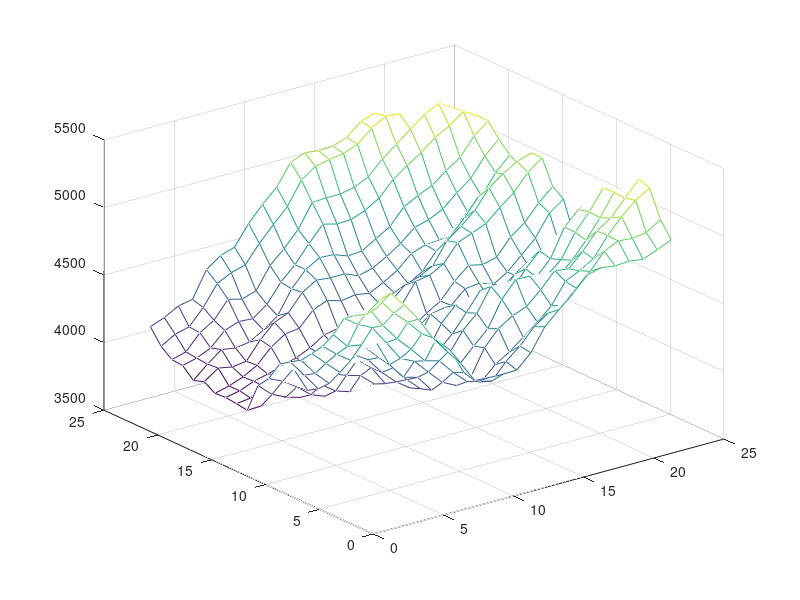

This chart was generated by the following MATLAB code:
clc;clear all
ditubZ=[5104.3286 29.5 91.1
5023.225 29.502 91.1
4979.288 29.505 91.1
4920.45 29.507 91.1
4764.1606 29.51 91.1
4641.651 29.512 91.1
4551.1113 29.514 91.1
4464.7397 29.517 91.1
4416.5186 29.519 91.1
4362.827 29.521 91.1
4219.3853 29.524 91.1
4130.7207 29.526 91.1
3911.2043 29.529 91.1
3923.4878 29.531 91.1
3932.561 29.533 91.1
3926.8555 29.536 91.1
3976.0452 29.538 91.1
3948.7566 29.54 91.1
4022.66 29.543 91.1
4029.158 29.545 91.1
4091.568 29.548 91.1
4200.51 29.55 91.1
5188.892 29.5 91.102
5099.9814 29.502 91.102
5001.8257 29.505 91.102
4848.343 29.507 91.102
4649.3086 29.51 91.102
4554.9243 29.512 91.102
4450.493 29.514 91.102
4338.8403 29.517 91.102
4289.7427 29.519 91.102
4301.2456 29.521 91.102
4171.9673 29.524 91.102
4037.2236 29.526 91.102
3915.684 29.529 91.102
3936.6765 29.531 91.102
3953.6619 29.533 91.102
3953.2207 29.536 91.102
4048.7588 29.538 91.102
4041.372 29.54 91.102
4049.6064 29.543 91.102
4058.8862 29.545 91.102
4152.7373 29.548 91.102
4238.9155 29.55 91.102
5073.4976 29.5 91.105
4977.8643 29.502 91.105
4849.643 29.505 91.105
4795.881 29.507 91.105
4632.5654 29.51 91.105
4480.295 29.512 91.105
4355.1167 29.514 91.105
4237.4053 29.517 91.105
4160.26 29.519 91.105
4112.0986 29.521 91.105
4101.822 29.524 91.105
3989.801 29.526 91.105
3941.4229 29.529 91.105
3995.3137 29.531 91.105
3996.2815 29.533 91.105
3992.0857 29.536 91.105
4029.0103 29.538 91.105
4121.0757 29.54 91.105
4096.4023 29.543 91.105
4172.6216 29.545 91.105
4179.2554 29.548 91.105
4297.5674 29.55 91.105
4941.017 29.5 91.107
4882.222 29.502 91.107
4722.466 29.505 91.107
4656.9956 29.507 91.107
4632.8687 29.51 91.107
4552.658 29.512 91.107
4457.64 29.514 91.107
4340.61 29.517 91.107
4243.4634 29.519 91.107
4125.4507 29.521 91.107
4015.7417 29.524 91.107
3958.8035 29.526 91.107
3969.0984 29.529 91.107
4064.054 29.531 91.107
4021.4836 29.533 91.107
4049.8704 29.536 91.107
4042.9111 29.538 91.107
4104.2515 29.54 91.107
4198.031 29.543 91.107
4236.843 29.545 91.107
4294.434 29.548 91.107
4317.628 29.55 91.107
4774.9673 29.5 91.11
4767.9053 29.502 91.11
4617.052 29.505 91.11
4513.0615 29.507 91.11
4428.422 29.51 91.11
4445.0825 29.512 91.11
4393.318 29.514 91.11
4355.716 29.517 91.11
4203.806 29.519 91.11
4051.7673 29.521 91.11
3975.7666 29.524 91.11
3988.52 29.526 91.11
4079.3723 29.529 91.11
4098.76 29.531 91.11
4055.2344 29.533 91.11
4156.1304 29.536 91.11
4173.938 29.538 91.11
4121.2495 29.54 91.11
4235.8643 29.543 91.11
4363.4146 29.545 91.11
4444.1055 29.548 91.11
4509.8086 29.55 91.11
4647.9507 29.5 91.112
4695.8857 29.502 91.112
4503.692 29.505 91.112
4462.899 29.507 91.112
4309.0786 29.51 91.112
4341.3022 29.512 91.112
4269.964 29.514 91.112
4269.699 29.517 91.112
4173.4746 29.519 91.112
4018.0637 29.521 91.112
4010.9983 29.524 91.112
4099.112 29.526 91.112
4147.4683 29.529 91.112
4090.8362 29.531 91.112
4083.789 29.533 91.112
4224.7686 29.536 91.112
4274.153 29.538 91.112
4181.142 29.54 91.112
4228.4653 29.543 91.112
4337.042 29.545 91.112
4495.8228 29.548 91.112
4585.5405 29.55 91.112
4530.7896 29.5 91.114
4592.934 29.502 91.114
4474.513 29.505 91.114
4355.2617 29.507 91.114
4279.1357 29.51 91.114
4225.0967 29.512 91.114
4172.5137 29.514 91.114
4123.298 29.517 91.114
4083.5215 29.519 91.114
4030.1973 29.521 91.114
4050.9126 29.524 91.114
4181.6606 29.526 91.114
4178.2725 29.529 91.114
4116.677 29.531 91.114
4130.844 29.533 91.114
4239.574 29.536 91.114
4317.296 29.538 91.114
4258.5957 29.54 91.114
4306.775 29.543 91.114
4370.635 29.545 91.114
4526.0024 29.548 91.114
4620.063 29.55 91.114
4373.8994 29.5 91.117
4397.507 29.502 91.117
4361.6206 29.505 91.117
4250.909 29.507 91.117
4156.4233 29.51 91.117
4129.5483 29.512 91.117
4099.8486 29.514 91.117
4097.622 29.517 91.117
4088.4502 29.519 91.117
4096.938 29.521 91.117
4051.1602 29.524 91.117
4100.3496 29.526 91.117
4215.623 29.529 91.117
4154.6714 29.531 91.117
4198.3384 29.533 91.117
4347.2437 29.536 91.117
4440.543 29.538 91.117
4429.38 29.54 91.117
4443.1733 29.543 91.117
4529.725 29.545 91.117
4656.486 29.548 91.117
4766.88 29.55 91.117
4367.4277 29.5 91.119
4302.3613 29.502 91.119
4264.838 29.505 91.119
4199.5586 29.507 91.119
4193.054 29.51 91.119
4190.736 29.512 91.119
4190.66 29.514 91.119
4174.175 29.517 91.119
4198.6006 29.519 91.119
4177.1357 29.521 91.119
4102.7056 29.524 91.119
4101.1157 29.526 91.119
4239.978 29.529 91.119
4192.8604 29.531 91.119
4218.548 29.533 91.119
4389.4395 29.536 91.119
4502.9214 29.538 91.119
4544.145 29.54 91.119
4543.1436 29.543 91.119
4625.584 29.545 91.119
4767.8135 29.548 91.119
4880.6455 29.55 91.119
4364.1055 29.5 91.121
4278.3345 29.502 91.121
4234.3667 29.505 91.121
4228.3057 29.507 91.121
4293.4023 29.51 91.121
4330.3853 29.512 91.121
4316.097 29.514 91.121
4278.0244 29.517 91.121
4322.371 29.519 91.121
4283.633 29.521 91.121
4148.3926 29.524 91.121
4120.359 29.526 91.121
4261.173 29.529 91.121
4233.587 29.531 91.121
4222.089 29.533 91.121
4358.416 29.536 91.121
4491.5024 29.538 91.121
4605.024 29.54 91.121
4672.187 29.543 91.121
4740.163 29.545 91.121
4872.595 29.548 91.121
4979.377 29.55 91.121
4367.5557 29.5 91.124
4394.494 29.502 91.124
4334.894 29.505 91.124
4422.0527 29.507 91.124
4398.6367 29.51 91.124
4478.414 29.512 91.124
4413.794 29.514 91.124
4456.752 29.517 91.124
4488.4683 29.519 91.124
4368.5 29.521 91.124
4168.955 29.524 91.124
4183.5493 29.526 91.124
4333.7056 29.529 91.124
4299.211 29.531 91.124
4269.1265 29.533 91.124
4375.141 29.536 91.124
4493.1978 29.538 91.124
4598.9326 29.54 91.124
4787.787 29.543 91.124
4911.628 29.545 91.124
5041.289 29.548 91.124
5135.0293 29.55 91.124
4466.9395 29.5 91.126
4480.0825 29.502 91.126
4398.982 29.505 91.126
4536.9404 29.507 91.126
4498.117 29.51 91.126
4577.179 29.512 91.126
4543.513 29.514 91.126
4563.349 29.517 91.126
4509.6646 29.519 91.126
4386.979 29.521 91.126
4178.1597 29.524 91.126
4251.931 29.526 91.126
4380.9756 29.529 91.126
4368.344 29.531 91.126
4312.468 29.533 91.126
4358.1353 29.536 91.126
4450.5977 29.538 91.126
4560.8315 29.54 91.126
4760.784 29.543 91.126
4917.7236 29.545 91.126
5113.8867 29.548 91.126
5178.523 29.55 91.126
4631.727 29.5 91.129
4595.213 29.502 91.129
4479.8745 29.505 91.129
4603.32 29.507 91.129
4687.007 29.51 91.129
4748.329 29.512 91.129
4679.159 29.514 91.129
4542.462 29.517 91.129
4424.333 29.519 91.129
4310.8267 29.521 91.129
4280.458 29.524 91.129
4329.1396 29.526 91.129
4527.1733 29.529 91.129
4464.314 29.531 91.129
4371.5684 29.533 91.129
4409.8784 29.536 91.129
4479.582 29.538 91.129
4568.6987 29.54 91.129
4766.2393 29.543 91.129
4917.2593 29.545 91.129
5136.535 29.548 91.129
5164.108 29.55 91.129
4729.817 29.5 91.131
4667.9536 29.502 91.131
4565.365 29.505 91.131
4643.3975 29.507 91.131
4807.1323 29.51 91.131
4733.622 29.512 91.131
4612.6597 29.514 91.131
4483.3037 29.517 91.131
4370.975 29.519 91.131
4282.407 29.521 91.131
4395.6885 29.524 91.131
4390.0503 29.526 91.131
4545.6606 29.529 91.131
4497.218 29.531 91.131
4410.72 29.533 91.131
4472.193 29.536 91.131
4537.3145 29.538 91.131
4631.9688 29.54 91.131
4804.9478 29.543 91.131
4940.1646 29.545 91.131
5153.4604 29.548 91.131
5170.791 29.55 91.131
4821.526 29.5 91.133
4696.2554 29.502 91.133
4657.4033 29.505 91.133
4739.256 29.507 91.133
4803.4683 29.51 91.133
4662.317 29.512 91.133
4524.3726 29.514 91.133
4420.252 29.517 91.133
4356.5845 29.519 91.133
4342.1445 29.521 91.133
4490.3403 29.524 91.133
4509.0063 29.526 91.133
4603.4985 29.529 91.133
4551.255 29.531 91.133
4469.4 29.533 91.133
4568.0356 29.536 91.133
4606.305 29.538 91.133
4694.29 29.54 91.133
4867.5386 29.543 91.133
4989.1606 29.545 91.133
5192.2285 29.548 91.133
5207.9688 29.55 91.133
4928.1445 29.5 91.136
4795.469 29.502 91.136
4810.253 29.505 91.136
4852.136 29.507 91.136
4705.3706 29.51 91.136
4621.45 29.512 91.136
4576.114 29.514 91.136
4553.266 29.517 91.136
4501.2095 29.519 91.136
4409.789 29.521 91.136
4503.42 29.524 91.136
4598.3237 29.526 91.136
4730.1396 29.529 91.136
4708.124 29.531 91.136
4594.1675 29.533 91.136
4603.5083 29.536 91.136
4696.487 29.538 91.136
4811.4946 29.54 91.136
4976.796 29.543 91.136
5092.362 29.545 91.136
5285.04 29.548 91.136
5297.487 29.55 91.136
4955.8726 29.5 91.138
4893.34 29.502 91.138
4859.8125 29.505 91.138
4838.098 29.507 91.138
4738.3657 29.51 91.138
4718.565 29.512 91.138
4667.362 29.514 91.138
4691.221 29.517 91.138
4615.627 29.519 91.138
4493.3867 29.521 91.138
4465.9546 29.524 91.138
4576.0757 29.526 91.138
4772.0205 29.529 91.138
4786.7515 29.531 91.138
4673.5117 29.533 91.138
4610.6533 29.536 91.138
4724.7524 29.538 91.138
4867.4697 29.54 91.138
5052.763 29.543 91.138
5174.6997 29.545 91.138
5344.7085 29.548 91.138
5331.1104 29.55 91.138
4941.403 29.5 91.14
5013.9775 29.502 91.14
4921.0146 29.505 91.14
4939.428 29.507 91.14
4836.1514 29.51 91.14
4804.7188 29.512 91.14
4775.1646 29.514 91.14
4796.611 29.517 91.14
4685.143 29.519 91.14
4533.8486 29.521 91.14
4529.3936 29.524 91.14
4602.578 29.526 91.14
4813.9023 29.529 91.14
4877.872 29.531 91.14
4784.4463 29.533 91.14
4663.594 29.536 91.14
4775.648 29.538 91.14
4913.0967 29.54 91.14
5121.319 29.543 91.14
5257.4487 29.545 91.14
5332.34 29.548 91.14
5279.2476 29.55 91.14
4948.0493 29.5 91.143
5061.4907 29.502 91.143
5064.6094 29.505 91.143
5062.185 29.507 91.143
4956.206 29.51 91.143
4980.198 29.512 91.143
4979.328 29.514 91.143
4853.188 29.517 91.143
4705.2803 29.519 91.143
4541.335 29.521 91.143
4626.795 29.524 91.143
4726.1157 29.526 91.143
4905.4185 29.529 91.143
5014.168 29.531 91.143
4910.391 29.533 91.143
4764.565 29.536 91.143
4868.0005 29.538 91.143
4994.997 29.54 91.143
5204.716 29.543 91.143
5336.653 29.545 91.143
5251.6206 29.548 91.143
5166.502 29.55 91.143
4934.531 29.5 91.145
5052.697 29.502 91.145
5175.7573 29.505 91.145
5129.463 29.507 91.145
5094.723 29.51 91.145
5102.1533 29.512 91.145
5081.878 29.514 91.145
4858.5425 29.517 91.145
4706.764 29.519 91.145
4592.0317 29.521 91.145
4724.696 29.524 91.145
4802.3896 29.526 91.145
4989.486 29.529 91.145
5092.699 29.531 91.145
4974.908 29.533 91.145
4851.179 29.536 91.145
4946.2793 29.538 91.145
5064.983 29.54 91.145
5261.8096 29.543 91.145
5390.7544 29.545 91.145
5262.73 29.548 91.145
5134.0146 29.55 91.145
4977.164 29.5 91.148
5066.7456 29.502 91.148
5269.731 29.505 91.148
5248.1035 29.507 91.148
5255.1953 29.51 91.148
5251.4624 29.512 91.148
5133.1865 29.514 91.148
4919.78 29.517 91.148
4758.713 29.519 91.148
4668.9033 29.521 91.148
4882.8286 29.524 91.148
4920.9863 29.526 91.148
5108.453 29.529 91.148
5154.208 29.531 91.148
5017.4556 29.533 91.148
4997.533 29.536 91.148
5083.8687 29.538 91.148
5195.4795 29.54 91.148
5339.5913 29.543 91.148
5332.3267 29.545 91.148
5218.2627 29.548 91.148
5119.329 29.55 91.148
5021.712 29.5 91.15
5135.4844 29.502 91.15
5331.181 29.505 91.15
5361.9585 29.507 91.15
5246.7017 29.51 91.15
5190.957 29.512 91.15
5083.787 29.514 91.15
4879.569 29.517 91.15
4750.0854 29.519 91.15
4724.063 29.521 91.15
4957.108 29.524 91.15
5013.56 29.526 91.15
5190.299 29.529 91.15
5188.739 29.531 91.15
5055.7285 29.533 91.15
5100.0063 29.536 91.15
5181.382 29.538 91.15
5278.0947 29.54 91.15
5282.6655 29.543 91.15
5225.3574 29.545 91.15
5140.2983 29.548 91.15
5090.693 29.55 91.15

];
dituZ=reshape(ditubZ(:,1),22,22);
dituZ4=dituZ;
dituZx=ditubZ(1:22,2);
dituZy=ditubZ(1:22:end,3);
mesh(dituZ)
